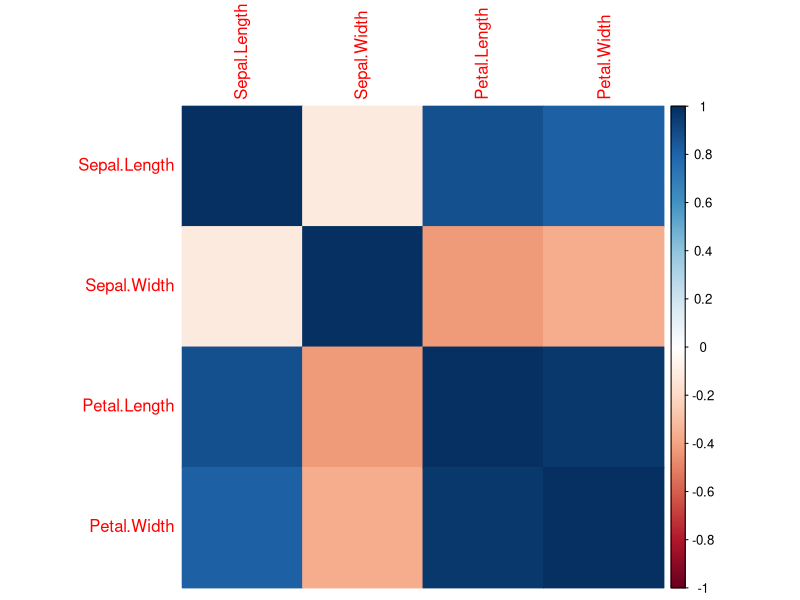
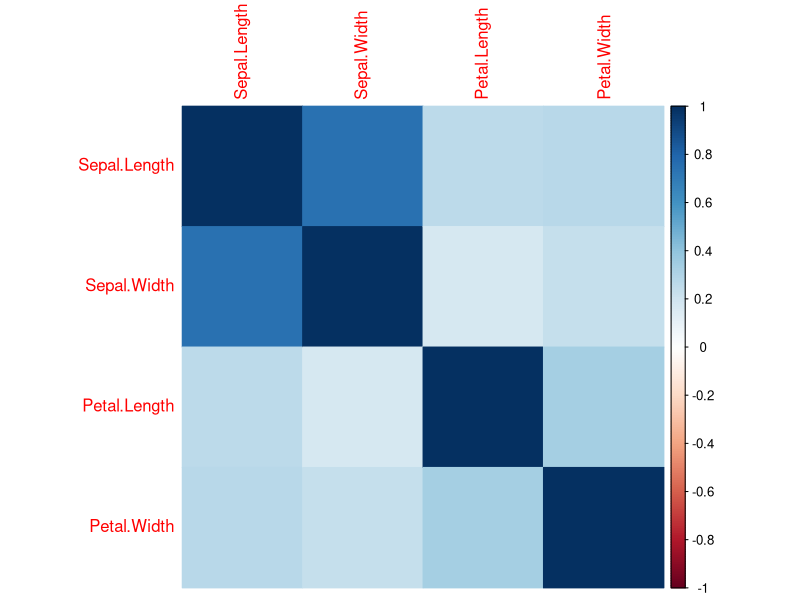
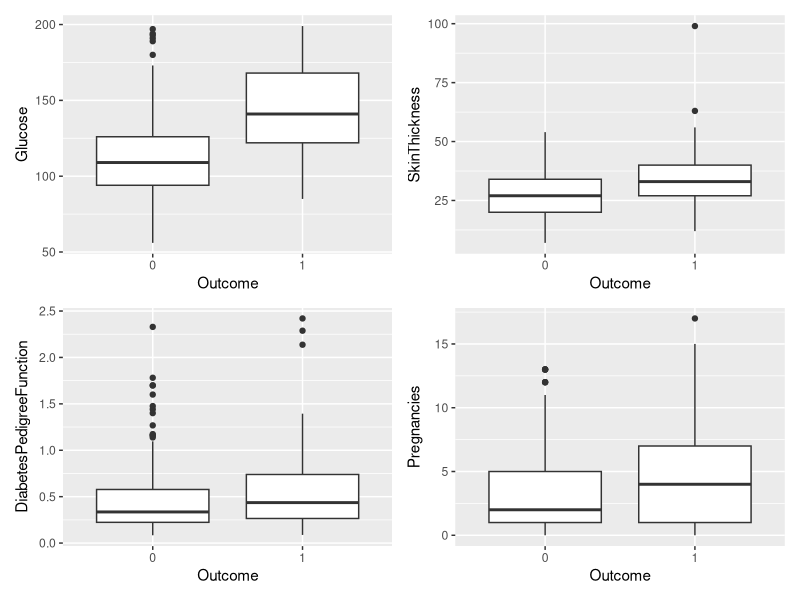

These charts were generated, in order, by the following R code:
# 0. Libraries
library(tidyverse)
library(corrplot)
library(patchwork)
library(car)

####

# 1. Correlations
data(iris)

correlations <- iris |> 
  select(where(is.numeric)) |> 
  cor(use="complete.obs")
corrplot(correlations, method = "color")

# Text answer to 1:
# The correlations between Petal length/Petal width, 
# Petal length/Sepal length and Petal width/Sepal length, 
# are positive and high at 0.9628654, which means that the variables increases with each other

# The correlations for sepal width is negative with all other variables and most with Petal length and Petal width, 
# which means when the petal length increases the sepal width decreases. 

# The positive correlations makes sense in case that when the flower grows, all parts of the flower should get larger
# That's does not seem to be the case with the negative correlation of the sepal width. What can be an explanation 
# here is that the petals grow between the sepals, and as the petals grow larger
# It needs more space between the sepals and therefore the width of the sepal decreases. 
# But it seems unlikely when you look at the images of the flowers. The placement of the petals in relation to the sepals differs between species.

####

# 2. Plot Sepal.Width against Sepal.Length
plot1 <- ggplot(iris, aes(x = Sepal.Width, y = Sepal.Length)) +
  geom_point()

# Text to answer 2:
# This scatter plot doesn't say much and seem to be a case of Simsons Paradox, but if you group the points by
# species, you can see a small positive increase of the sepal length as sepal width increases.
# So, according to this scatterplot, the correlation between sepal width and length should
# be positive. But in the earlier made correlation it has a small negative value

####

# 3. Fit a linear model using Sepal.Width as predictor and Sepal.Length as response
model1 <- lm(Sepal.Length ~ Sepal.Width, data = iris)

# Text to answer 3:
# The coefficient is -0.223, which suggest that the width decreases with 0.223 as the length increases with 1. 
# This matches with the negative correlation in task 1 but not with the scatter plot in task 2

####

# 4. Setosa correlations
correlations_setosa <- iris |> 
  filter(Species == "setosa") |>
  select(where(is.numeric)) |> 
  cor(use="complete.obs")

corrplot(correlations_setosa, method = "color")

# Text to answer 4:
# All the correlations are positive. They differ from the overall correlation that most that the negative correlation with the sepal width is gone.
# Now there is only one large positive correlation, and that is between sepal width and sepal length.
# This makes much more sense that both the length and the width incresases as the flower grows.

####

# 5. Plot Sepal.Width against Sepal.Length, color by species
plot2 <- ggplot(iris, aes(x = Sepal.Width, y = Sepal.Length, color=Species)) +
  geom_point()

# Text to answer 5:
# This plot matches the correlation with the setosa flower, 
# as you can see in the plot that you can sense that the coefficient of a linear growth is positive

####

# 6. Fit second model using species and Sepal.Width as predictors and Sepal.Length as response
model2 <- lm(Sepal.Length ~ Sepal.Width + Species, data=iris)

# Text to answer 6:
# The coefficient for Sepal.Width is 0.8036, which makes more sense than the negative coefficient in model1.
# When we added species as a predictor, the coefficient changed from negative to positive.
# This tells us that the sepal length depends on the species of the flower.

####

# 7. Predict the sepal length of a setosa with a sepal width of 3.6 cm
setosa_36 <- data.frame(Sepal.Width = 3.6, Species = "setosa")

prediction <- predict(model2, newdata = setosa_36)

# Text to answer 7:
# The prediction is that when a setosa iris has the sepal width of 3.6, the sepal length should be 5.14
# When comparing this prediction to the iris data frame, it's a bit higher that the observations, which varies between 4.6-5.0

####

# Download the dataset from Canvas an place in current directory
getwd()

# Load the data
diabetes_data <- read_csv("data/a2_diabetes.csv") # Don't change this line!

# Reflect over important variables
# One important variable that can work as a predictor for diabetes is the variable "Glucose", because
# a person is classified as diabetic if a person had a GTT test, which shows more than 200 mg/dl 2 hours after 75 g carbohydrate ingestion.
# According to the paper, the diabetes variable is registered 5 years after the other variables in the data frame.
# The prediction is therefore if the subjects will likely develop diabetes within 5 years. The glucose variable is therefore measured
# before the classification of diabetes. Other variables that may predict the onset of diabetes within 5 years is Pregnancies and DiabetesPedigreeFunction.
# Diabetes can develop during pregnancies and diabetes type 2 can be inherited.

####

# 8. Recode Outcome as a factor
diabetes_data <- diabetes_data |>
  mutate(Outcome = as.factor(Outcome))

####

# 9. Find a good logistic regression model

#EDA 
#Boxplots for visualizing the relationships between Outcome and different variables
# Variable SkinThickness also seems to be significant as a predictor, because subjects
# diagnosed with diabetes within 5 years have larger skin thickness than subjects not diagnosed with diabetes

boxplot1 <- ggplot(diabetes_data, aes(x=Outcome, y=Glucose)) +
  geom_boxplot()

boxplot2 <- ggplot(diabetes_data, aes(x=Outcome, y=SkinThickness)) +
  geom_boxplot()

boxplot3 <- ggplot(diabetes_data, aes(x=Outcome, y=DiabetesPedigreeFunction)) +
  geom_boxplot()

boxplot4 <- ggplot(diabetes_data, aes(x = Outcome, y = Pregnancies)) +
  geom_boxplot()

boxplot1 + boxplot2 + boxplot3 + boxplot4 + plot_layout(guides = "collect")


# logistic regressions

logistic_model1 <- glm(formula = Outcome ~ Glucose, data = diabetes_data, family = "binomial")
summary(logistic_model1) #AIC 508.25

logistic_model2 <- glm(formula = Outcome ~ Glucose + Pregnancies, data = diabetes_data, family = "binomial")
summary(logistic_model2) #AIC 499.05

logistic_model3 <- glm(formula = Outcome ~ Glucose + Pregnancies + DiabetesPedigreeFunction, data = diabetes_data, family = "binomial")
summary(logistic_model3) #AIC 495.88

logistic_model <- glm(formula = Outcome ~ Glucose + Pregnancies + DiabetesPedigreeFunction + SkinThickness, data = diabetes_data, family = "binomial")
summary(logistic_model) #AIC 323.77

# Trying different logistic regression models and adding variables with a significance level below 0.05
# The variables which are related to diabetes are glucose, pregnancies, diabetespredigreefunction and skinthickness.
# Every variables have a positive coefficient and most values seem reasonable, except the coefficient for variables "diabetespedrigreefunciton",
# which has a significantly larger positive coefficient value than the other variables. 

####

# 10. Improve the model to achieve an accuracy of at least 76.5%

#Calculate the predicted probability for all observations
predicted_prob <- predict(logistic_model, newdata=diabetes_data, type = "response")

#Predict the outcome. if predicted probability of an observation is above 0.5, it's set to 1, else 0
predicted_outcome <- ifelse(predicted_prob > 0.5, 1, 0)

#comparing predictions to actual outcomes and matches how many was predicted correctly
correct_predictions <- sum(predicted_outcome == diabetes_data$Outcome, na.rm = TRUE)

#summarize the total correct protections, excluding na values
total_prediction <- sum(!is.na(predicted_outcome))

#calculating the accuracy in percentage
accuracy <- correct_predictions/total_prediction #accuracy at 78.1%, no need for improvement

# When trying the accuracy for the different logistic models above, the accuracy for "diabetespedigreefunction" does not increase the accuracy value
# Even if it was statistically significant, but it did have a much larger coefficient than the other variables and the significance value closest to 0.05
# Therefore that variable does not seem to bring much significance for prediciting the onset of diabetes within 5 years of the tests.
# 
# Why it's not a good idea to use the same data for fitting a model and evaluate the prediction accuracy, can make the prediction too specified and only work well
# for a small part of data or only work well for that specific data set. It can be prone to overfitting, i.e. it works super on the same data
# it was used for predicting, but worse on new sets of data.
